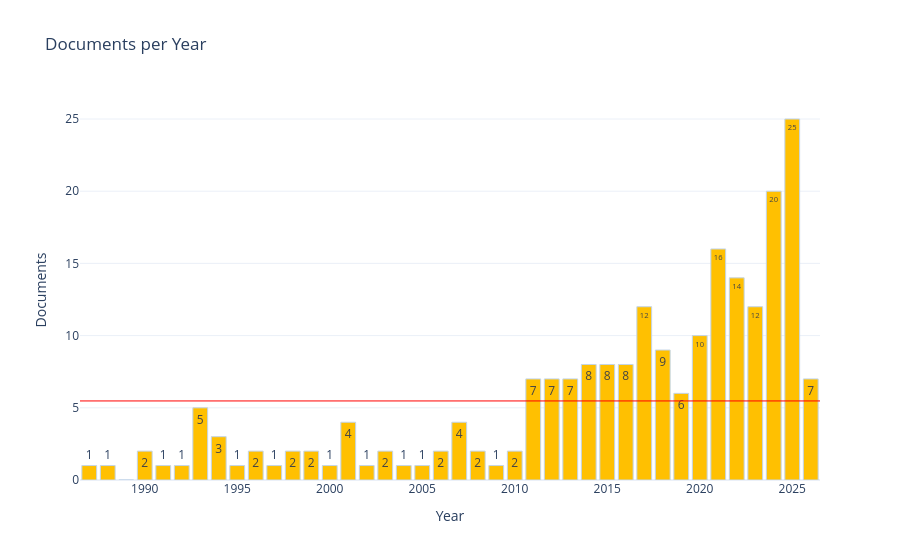

Notebook cell for this chart:
### Markdown cell above
## 2.1 Publication and citation volume metrics

1. Dcouments by year
2. Documents by country
3. Most cited sources

### Code cell
# Publications by year
bibfile.plot_bars(view='notebook', statistic='dpy')

### Figure 1 — Plotly figure (JSON) as saved in the notebook; plotly's stock layout.template omitted (floating-point values rounded to 4 significant figures)
{"data": [{"marker": {"color": "#ffc001", "line": {"color": "#c3d5e8", "width": 1}}, "text": ["1", "1", "0", "2", "1", "1", "5", "3", "1", "2", "1", "2", "2", "1", "4", "1", "2", "1", "1", "2", "4", "2", "1", "2", "7", "7", "7", "8", "8", "8", "12", "9", "6", "10", "16", "14", "12", "20", "25", "7"], "textposition": "auto", "type": "bar", "x": [1987, 1988, 1989, 1990, 1991, 1992, 1993, 1994, 1995, 1996, 1997, 1998, 1999, 2000, 2001, 2002, 2003, 2004, 2005, 2006, 2007, 2008, 2009, 2010, 2011, 2012, 2013, 2014, 2015, 2016, 2017, 2018, 2019, 2020, 2021, 2022, 2023, 2024, 2025, 2026], "y": [1, 1, 0, 2, 1, 1, 5, 3, 1, 2, 1, 2, 2, 1, 4, 1, 2, 1, 1, 2, 4, 2, 1, 2, 7, 7, 7, 8, 8, 8, 12, 9, 6, 10, 16, 14, 12, 20, 25, 7]}], "layout": {"shapes": [{"line": {"color": "red", "dash": "solid", "width": 1}, "type": "line", "x0": 0, "x1": 1, "xref": "x domain", "y0": 5.475, "y1": 5.475, "yref": "y"}], "title": {"text": "Documents per Year"}, "xaxis": {"title": {"text": "Year"}}, "yaxis": {"title": {"text": "Documents"}}}}
